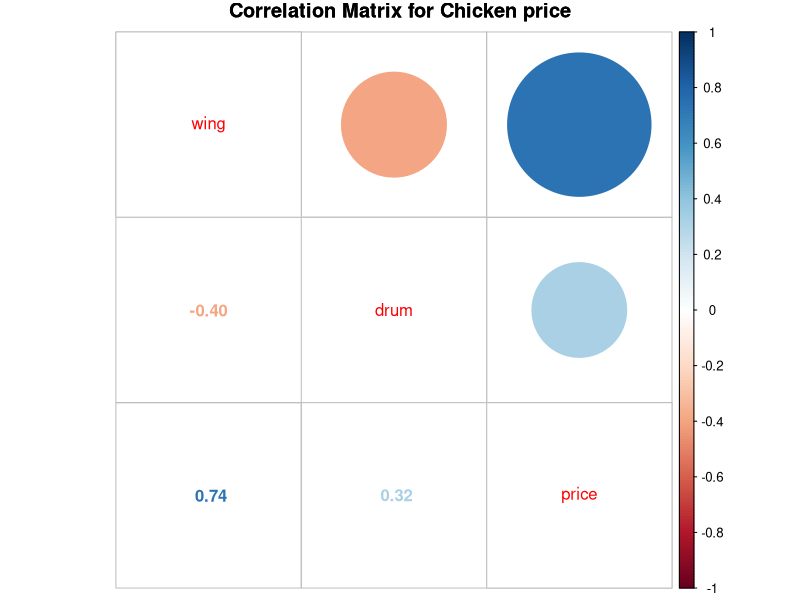
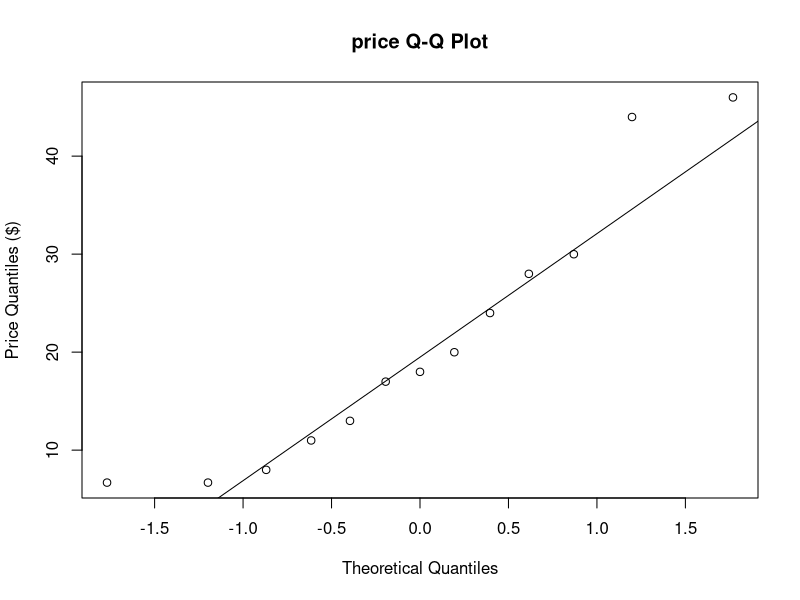
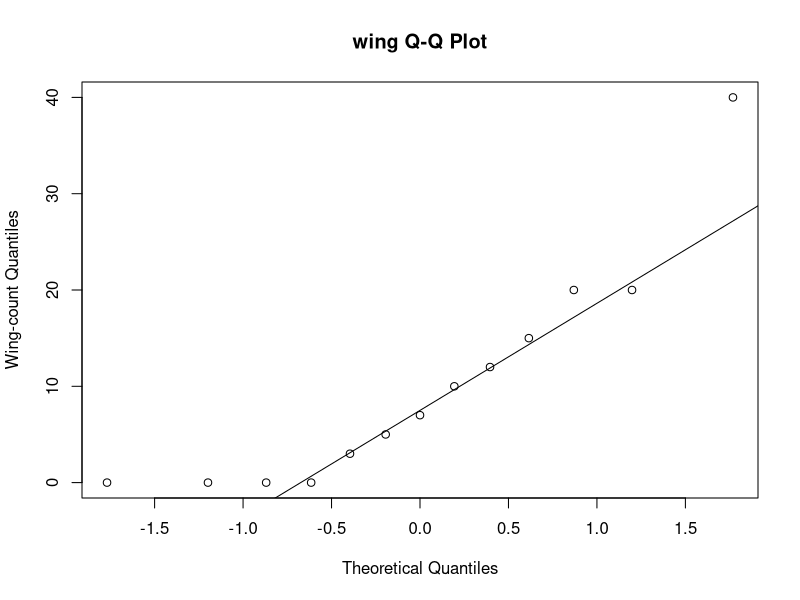
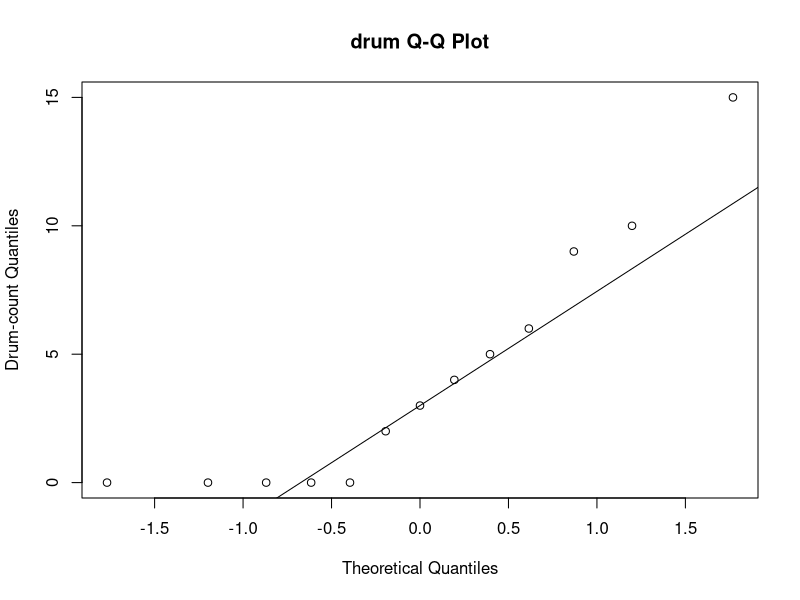
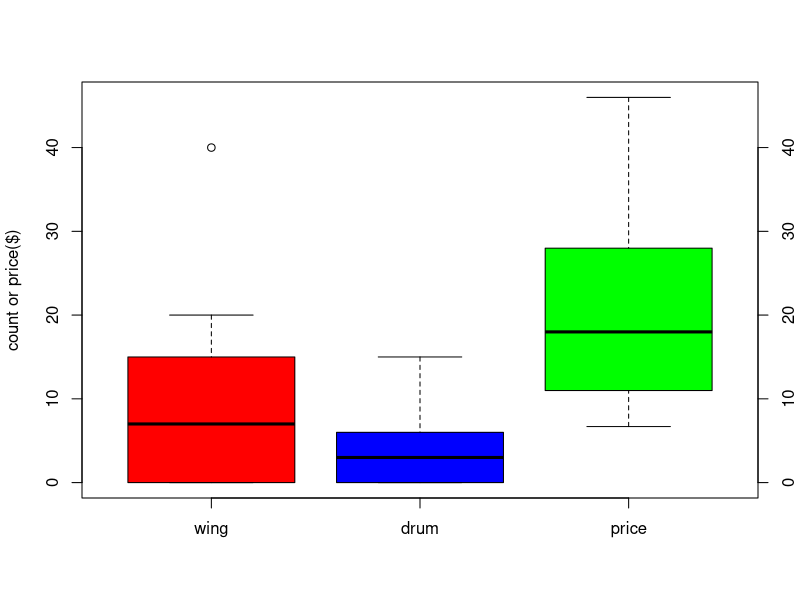
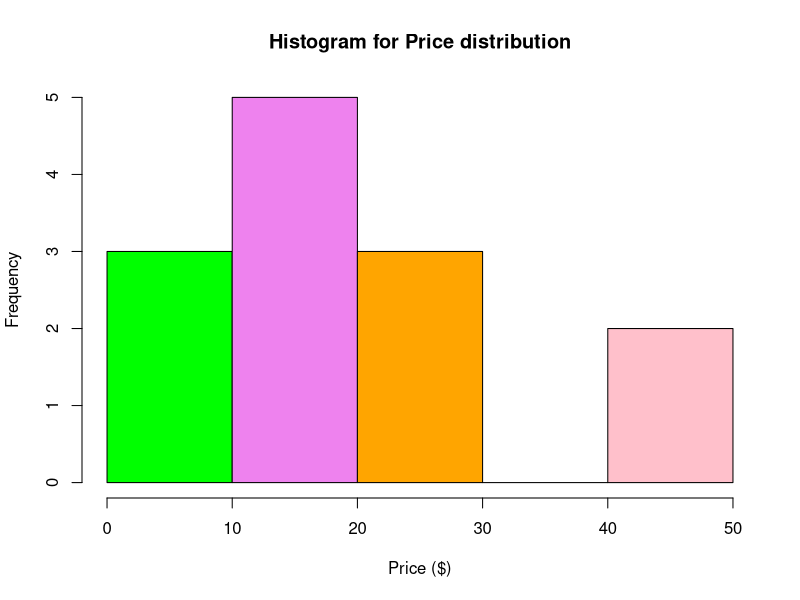
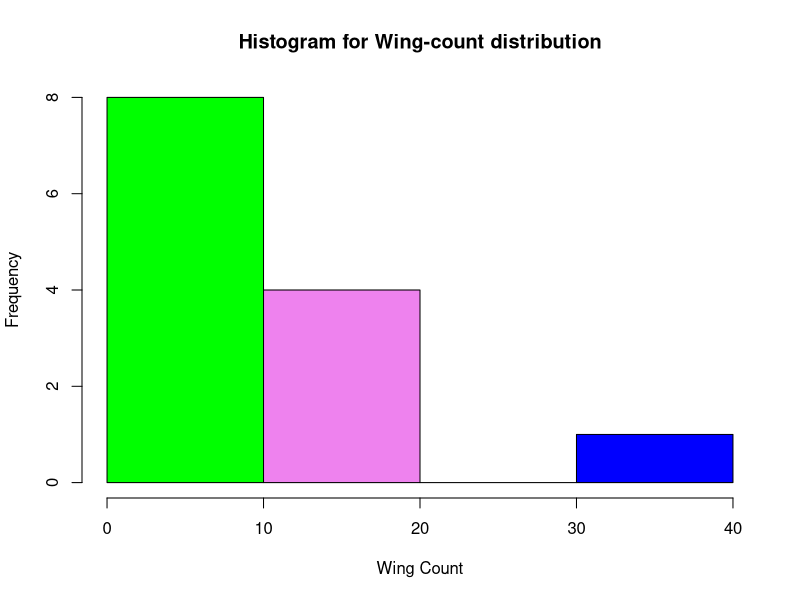
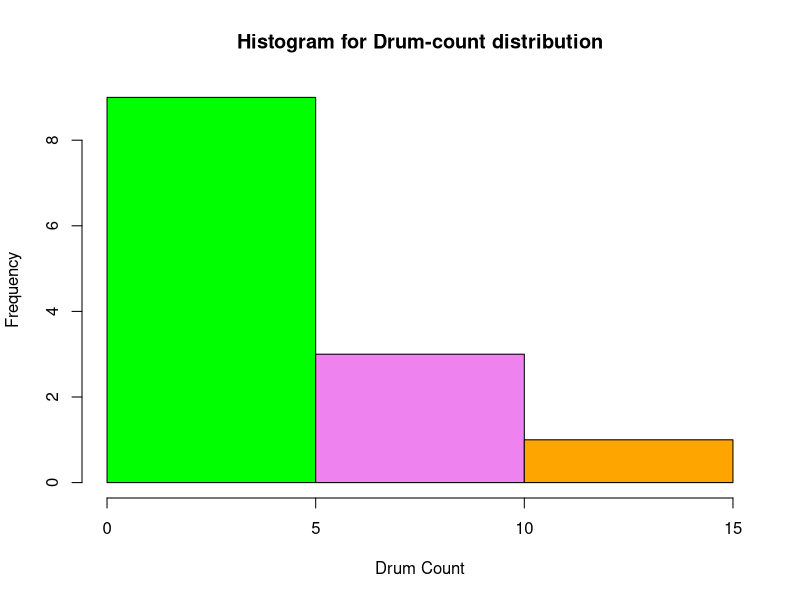

The R source for these figures, in order: (Note: this script raises an error after producing the figures.)
## ---- chunk 1
knitr::opts_chunk$set(echo = TRUE)
## ---- chunk 2
# use this function to conveniently load libraries and work smoothly with knitting
# can add quietly=T option to the require() function
# note that using this function requires quotes around the package name, as you would when installing packages.
loadPkg = function(x) { if (!require(x,character.only=T, quietly =T)) { install.packages(x,dep=T,repos="http://cran.us.r-project.org"); if(!require(x,character.only=T)) stop("Package not found") } }
# unload/detact package when done using it
# detach_package = function(pkg, character.only = FALSE) { if(!character.only) { pkg <- deparse(substitute(pkg)) } search_item <- paste("package", pkg, sep = ":") while(search_item %in% search()) { detach(search_item, unload = TRUE, character.only = TRUE) } }
## ---- chunk 3
# fried-chicken-price
fcp <- data.frame(wing=c(NA,10,15,20,40,0,0,0,0,3,7,12,20), drum=c(0,0,0,0,0,3,5,10,15,2,4,6,9), price=c(6.69,12.99,17.99,23.99,45.99,6.69,10.99,19.99,29.99,7.99,16.99,27.99,43.99) )
## ---- chunk 4
str(fcp)
summary(fcp)
## ---- chunk 5
fcp[1,1]=5  # equal sign "=" and assignment operator "<-" are interchangeable in R
str(fcp)
summary(fcp)
## ---- chunk 6
loadPkg("corrplot")
corrmatrix = cor(fcp)  # more detailed pair-wise correlation test can be obtained from cor.test(fcp$wing,fcp$price) etc
corrplot.mixed(corrmatrix, 
               title="Correlation Matrix for Chicken price",
               mar=c(0,0,1,0) # fixes the position of title
               )
## ---- chunk 7
qqnorm(fcp$price, main = "price Q-Q Plot", ylab="Price Quantiles ($)") 
qqline(fcp$price)
qqnorm(fcp$wing, main = "wing Q-Q Plot", ylab="Wing-count Quantiles") 
qqline(fcp$wing)
qqnorm(fcp$drum, main = "drum Q-Q Plot", ylab="Drum-count Quantiles") 
qqline(fcp$drum)
## ---- chunk 8
boxplot(fcp, col=c("red","blue","green"), ylab="count or price($)", title="Boxplots for the three variables")
axis(side = 4)
## ---- chunk 9
barcolors = c("green", "violet", "orange", "blue", "pink", "red", "yellow", "cyan")
hist(fcp$price, main = "Histogram for Price distribution", xlab="Price ($)", col=barcolors)
hist(fcp$wing, main = "Histogram for Wing-count distribution", xlab="Wing Count", col=barcolors)
hist(fcp$drum, main = "Histogram for Drum-count distribution", xlab="Drum Count", col=barcolors)
## ---- chunk 10
shapiro.test(fcp$price)
shapiro.test(fcp$wing)
shapiro.test(fcp$drum)
## ---- chunk 11
chicklm = lm(price ~ ., data=fcp)
summary(chicklm)
## ---- chunk 12
coeffconfint = confint.lm(chicklm) 
# or just 
# confint(chicklm)
coeffconfint
## ---- chunk 13
loadPkg("faraway") # faraway library is one of them has a vif function
vif(chicklm)
## ---- chunk 14
loadPkg("plot3D")
# reference from http://www.sthda.com/english/wiki/impressive-package-for-3d-and-4d-graph-r-software-and-data-visualization
# x, y, z variables
x <- fcp$wing
y <- fcp$drum
z <- fcp$price
# Compute the linear regression (z = ax + by + d)
# chicklm <- lm(z ~ x + y)
# predict values on regular xy grid
grid.lines = 20
x.pred <- seq(min(x), max(x), length.out = grid.lines)
y.pred <- seq(min(y), max(y), length.out = grid.lines)
xy <- expand.grid( wing = x.pred, drum =y.pred)
z.pred <- matrix(predict.lm(chicklm, newdata = xy), nrow = grid.lines, ncol = grid.lines)
# fitted points for droplines to surface
fitpoints <- predict.lm(chicklm)
# scatter plot with regression plane
scatter3D(x, y, z, pch = 18, cex = 2, theta = 5, phi = 20, ticktype = "detailed", xlab = "wing", ylab = "drum", zlab = "price",  surf = list(x = x.pred, y = y.pred, z = z.pred, facets = NA, fit = fitpoints), main = "Chicken Price Analysis")

## ---- chunk 15
fcp$fitval = chicklm$fitted.values
fcp$residuals = chicklm$residuals
fcp
